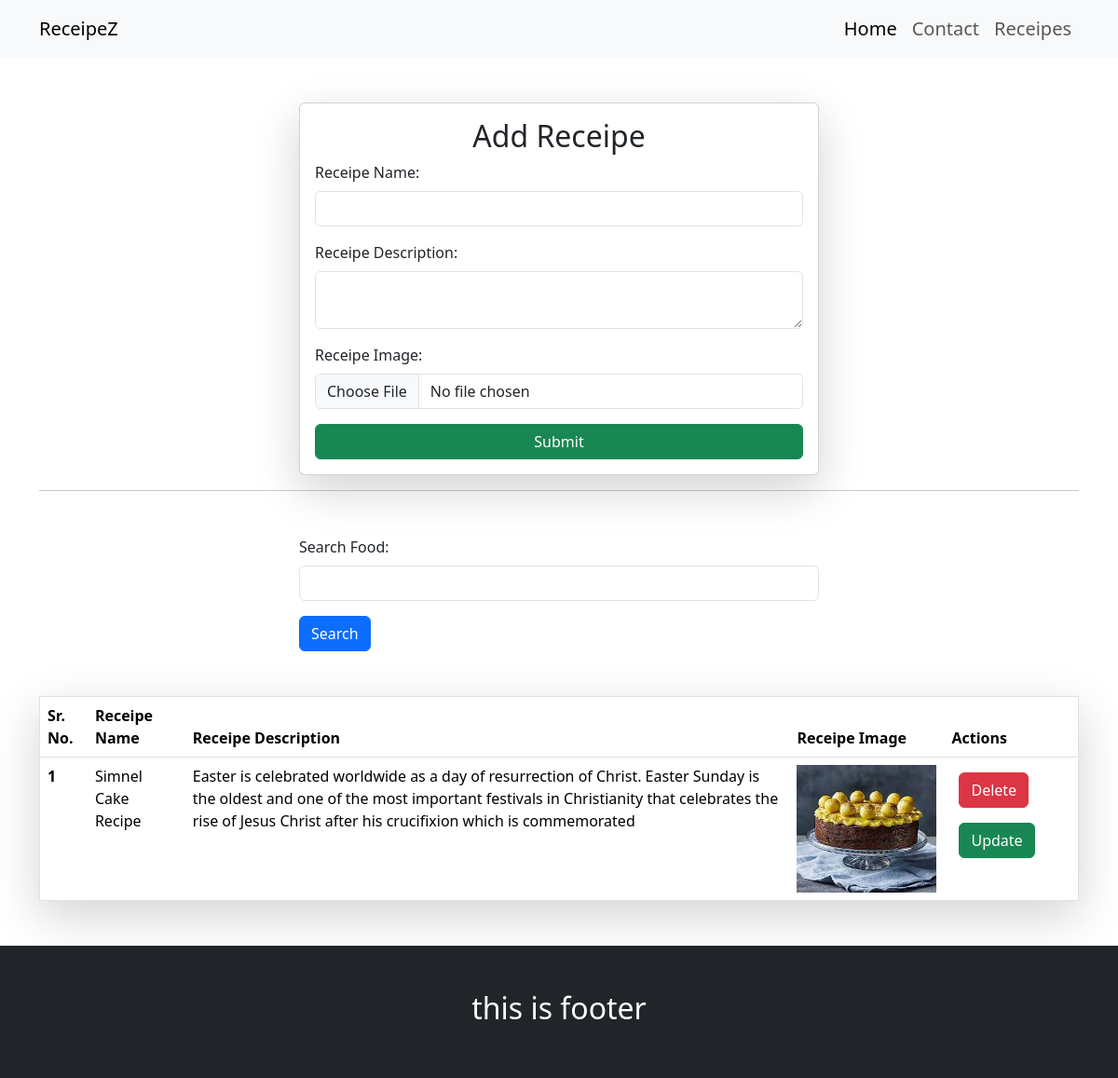
Screenshot of /receipes/ with the database file from the repository.
### vege/models.py (models this page shows)
class receipe(models.Model):
    receipe_name = models.CharField(max_length=100)
    receipe_description = models.TextField()
    receipe_image = models.ImageField(upload_to='receipe')

### vege/views.py (the view, shortened to what this page needs)
# urls.py: path('receipes/',receipes,name='receipes'),
def receipes(request):
    queryset = receipe.objects.all()
    if request.GET.get('search'):
        queryset = queryset.filter(receipe_name__icontains = request.GET.get('search'))
    context = {'receipes':queryset}
    return render(request,"receipes.html", context)

### vege/templates/receipes.html (shortened to what this page needs)
{% extends "base.html"%}
{% block start %}
<div class='container mt-5'>
    <form class='col-6 mx-auto card p-3 shadow-lg' method='post' enctype='multipart/form-data'>
        <h2 class='mx-auto'> Add Receipe </h2>
        <div class="mb-3">
          <label for="exampleInputEmail1" class="form-label">Receipe Name: </label>
          <input name='receipe_name' required type="text" class="form-control" >
        </div>
        <div class="mb-3">
          <label for="exampleInputEmail1" class="form-label">Receipe Description: </label>
            <textarea name='receipe_description'  required class="form-control" name=""></textarea>
        </div>
        <div class="mb-3">
          <label for="exampleInputEmail1" class="form-label">Receipe Image: </label>
          <input name='receipe_image' type="file" class="form-control" >
        </div>
        <button type="submit" class="btn btn-success">Submit</button>
      </form>
      <hr>
      <div class="mt-5">
        <div class="mx-auto col-6">
          <form action="">
            <div class="mb-3 ">
              <label for="exampleInputEmail1" class="form-label">Search Food: </label>
              <input  name='search' type="text" class="form-control" >
            </div>
              <button type="submit" class="btn btn-primary">Search</button>
          </form>
        </div>
      </div>
      <table class="table mt-5 border shadow-lg" >
        <thead>
          <tr>
            <th scope="col">Sr. No.</th>
            <th scope="col">Receipe Name</th>
            <th scope="col">Receipe Description</th>
            <th scope="col">Receipe Image</th>
            <th scope="col">Actions</th>
          </tr>
        </thead>
        <tbody>
          {% for receipe in receipes %}
          <tr>
            <th scope="row">{{forloop.counter}}</th>
            <td >{{receipe.receipe_name}}</td>
            <td>{{receipe.receipe_description}}</td>
            <td>
              <img src="/media/{{receipe.receipe_image}}" style='width:150px' >
            </td>
            <td>
              <a href="/delete-receipe/{{receipe.id}}" class="btn btn-danger m-2">Delete</a>
              <a href="/update-receipe/{{receipe.id}}" class="btn btn-success m-2">Update</a>
            </td>
          </tr>
          {% endfor %}
        </tbody>
      </table>
</div>
{% endblock %}

### home/templates/base.html (shortened to what this page needs)
<!DOCTYPE html>
<html lang="en">
  <head>
    <link
      href="https://cdn.jsdelivr.net/npm/bootstrap@5.3.3/dist/css/bootstrap.min.css"
      rel="stylesheet"
    />
  </head>
  <body>
    <nav class="navbar navbar-expand-lg bg-body-tertiary">
      <div class="container d-flex justify-content-spacebetween fs-5">
        <a class="navbar-brand" href="#">ReceipeZ</a>
        <div>
          <div class="collapse navbar-collapse" id="navbarNav">
            <ul class="navbar-nav">
              <li class="nav-item">
                <a class="nav-link active" aria-current="page" href="/">Home</a>
              </li>
              <li class="nav-item">
                <a class="nav-link" href="/contact">Contact</a>
              </li>
              <li class="nav-item">
                <a class="nav-link" href="/receipes">Receipes</a>
              </li>
            </ul>
          </div>
        </div>
      </div>
    </nav>
    {% block start %} {% endblock %}
  </body>
  <footer
    class="container-fluid bg-dark h-50 p-5 text-white d-flex justify-content-center mt-5"
  >
    <h2>this is footer</h2>
  </footer>
</html>

### rows the page displays
receipe: receipe_name "Simnel Cake Recipe", receipe_description "Easter is celebrated worldwide as a day of resurrection of Christ. Easter Sunday is the oldest and one of the most important festivals in Christianity that celebrates the rise of Jesus Christ after his crucifixion which is commemorated", receipe_image (picture)
